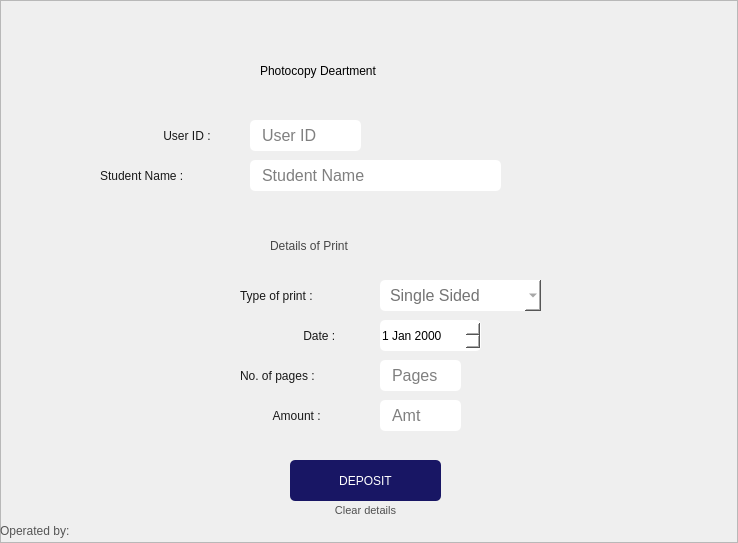
<?xml version="1.0" encoding="UTF-8"?>
<ui version="4.0">
 <class>MainWindow</class>
 <widget class="QMainWindow" name="MainWindow">
  <property name="geometry">
   <rect>
    <x>0</x>
    <y>0</y>
    <width>738</width>
    <height>543</height>
   </rect>
  </property>
  <property name="minimumSize">
   <size>
    <width>738</width>
    <height>543</height>
   </size>
  </property>
  <property name="maximumSize">
   <size>
    <width>738</width>
    <height>543</height>
   </size>
  </property>
  <property name="windowTitle">
   <string>MainWindow</string>
  </property>
  <widget class="QWidget" name="centralwidget">
   <widget class="QFrame" name="frame">
    <property name="geometry">
     <rect>
      <x>0</x>
      <y>0</y>
      <width>738</width>
      <height>543</height>
     </rect>
    </property>
    <property name="styleSheet">
     <string notr="true">background:url(:/home/printBg.png)</string>
    </property>
    <property name="frameShape">
     <enum>QFrame::StyledPanel</enum>
    </property>
    <property name="frameShadow">
     <enum>QFrame::Raised</enum>
    </property>
    <widget class="QLabel" name="label_10">
     <property name="geometry">
      <rect>
       <x>0</x>
       <y>520</y>
       <width>101</width>
       <height>21</height>
      </rect>
     </property>
     <property name="styleSheet">
      <string notr="true">QLabel{
		color:rgb(85, 85, 85);
		font: 9pt &quot;FONTSPRING DEMO - Grotesco Book&quot;;
background:transparent;
}</string>
     </property>
     <property name="text">
      <string>Operated by:</string>
     </property>
    </widget>
    <widget class="QLineEdit" name="lineEdit_15">
     <property name="geometry">
      <rect>
       <x>250</x>
       <y>120</y>
       <width>111</width>
       <height>31</height>
      </rect>
     </property>
     <property name="font">
      <font>
       <family>Segoe UI</family>
       <pointsize>12</pointsize>
      </font>
     </property>
     <property name="autoFillBackground">
      <bool>false</bool>
     </property>
     <property name="styleSheet">
      <string notr="true">QLineEdit {
	background:WHITE;
	border-radius: 5px;
	padding-left: 10px;
}
QLineEdit:hover {
	border: 2px solid rgb(64, 71, 88);
}
QLineEdit:focus {
	border: 2px solid rgb(91, 101, 124);
}</string>
     </property>
     <property name="inputMask">
      <string comment="D"/>
     </property>
     <property name="maxLength">
      <number>32767</number>
     </property>
     <property name="cursorPosition">
      <number>0</number>
     </property>
     <property name="readOnly">
      <bool>false</bool>
     </property>
     <property name="placeholderText">
      <string>User ID</string>
     </property>
    </widget>
    <widget class="QLineEdit" name="lineEdit_16">
     <property name="geometry">
      <rect>
       <x>250</x>
       <y>160</y>
       <width>251</width>
       <height>31</height>
      </rect>
     </property>
     <property name="font">
      <font>
       <family>Segoe UI</family>
       <pointsize>12</pointsize>
      </font>
     </property>
     <property name="styleSheet">
      <string notr="true">QLineEdit {
	background:WHITE;
	border-radius: 5px;
	padding-left: 10px;
}
QLineEdit:hover {
	border: 2px solid rgb(64, 71, 88);
}
QLineEdit:focus {
	border: 2px solid rgb(91, 101, 124);
}</string>
     </property>
     <property name="readOnly">
      <bool>true</bool>
     </property>
     <property name="placeholderText">
      <string>Student Name</string>
     </property>
    </widget>
    <widget class="QComboBox" name="comboBox">
     <property name="enabled">
      <bool>true</bool>
     </property>
     <property name="geometry">
      <rect>
       <x>380</x>
       <y>280</y>
       <width>161</width>
       <height>31</height>
      </rect>
     </property>
     <property name="font">
      <font>
       <family>Segoe UI</family>
       <pointsize>12</pointsize>
      </font>
     </property>
     <property name="styleSheet">
      <string notr="true">QComboBox{
color:rgb(116, 116, 116);
	background:WHITE;
	border-radius: 5px;
	padding-left: 10px;
}
QComboBox:hover {
	border: 2px solid rgb(64, 71, 88);
}
QComboBox:focus {
	border: 2px solid rgb(91, 101, 124);
}</string>
     </property>
     <item>
      <property name="text">
       <string>Single Sided</string>
      </property>
     </item>
     <item>
      <property name="text">
       <string>Double sided</string>
      </property>
     </item>
    </widget>
    <widget class="QDateEdit" name="dateEdit">
     <property name="geometry">
      <rect>
       <x>380</x>
       <y>320</y>
       <width>101</width>
       <height>31</height>
      </rect>
     </property>
     <property name="styleSheet">
      <string notr="true">QDateEdit{
		background:white;
		border-radius:5px
}
QDateEdit:hover
{
color:rgb(0, 0, 0);
border-radius:5px;
background:rgb(217, 217, 217);
}</string>
     </property>
    </widget>
    <widget class="QLineEdit" name="lineEdit_17">
     <property name="geometry">
      <rect>
       <x>380</x>
       <y>360</y>
       <width>81</width>
       <height>31</height>
      </rect>
     </property>
     <property name="font">
      <font>
       <family>Segoe UI</family>
       <pointsize>12</pointsize>
      </font>
     </property>
     <property name="styleSheet">
      <string notr="true">QLineEdit {
	background:WHITE;
	border-radius: 5px;
	padding-left: 10px;
}
QLineEdit:hover {
	border: 2px solid rgb(64, 71, 88);
}
QLineEdit:focus {
	border: 2px solid rgb(91, 101, 124);
}</string>
     </property>
     <property name="placeholderText">
      <string>Pages</string>
     </property>
    </widget>
    <widget class="QLineEdit" name="lineEdit_18">
     <property name="geometry">
      <rect>
       <x>380</x>
       <y>400</y>
       <width>81</width>
       <height>31</height>
      </rect>
     </property>
     <property name="font">
      <font>
       <family>Segoe UI</family>
       <pointsize>12</pointsize>
      </font>
     </property>
     <property name="styleSheet">
      <string notr="true">QLineEdit {
	background:WHITE;
	border-radius: 5px;
	padding-left: 10px;
}
QLineEdit:hover {
	border: 2px solid rgb(64, 71, 88);
}
QLineEdit:focus {
	border: 2px solid rgb(91, 101, 124);
}</string>
     </property>
     <property name="placeholderText">
      <string>Amt</string>
     </property>
    </widget>
    <widget class="QPushButton" name="pushButton_5">
     <property name="geometry">
      <rect>
       <x>290</x>
       <y>460</y>
       <width>151</width>
       <height>41</height>
      </rect>
     </property>
     <property name="cursor">
      <cursorShape>PointingHandCursor</cursorShape>
     </property>
     <property name="styleSheet">
      <string notr="true">QPushButton{
	color:White;
    font: 500 12pt &quot;Segoe UI &quot;;
	background:rgb(24, 22, 100);
	border-radius:5px
}

QPushButton:hover
{
color:rgb(0, 0, 0);
    
	font: 500 12pt &quot;Segoe UI &quot;;
border-radius:5px;
background:white;
}
QPushButton:pressed {	
	background-color: rgb(85, 170, 255);
}</string>
     </property>
     <property name="text">
      <string>DEPOSIT</string>
     </property>
     <property name="autoDefault">
      <bool>false</bool>
     </property>
     <property name="default">
      <bool>false</bool>
     </property>
    </widget>
    <widget class="QLabel" name="label_2">
     <property name="geometry">
      <rect>
       <x>100</x>
       <y>160</y>
       <width>161</width>
       <height>31</height>
      </rect>
     </property>
     <property name="styleSheet">
      <string notr="true">QLabel{
		color:rgb(25, 25, 25);
		font: 16pt &quot;FONTSPRING DEMO - Grotesco Book&quot;;
background:transparent;
}</string>
     </property>
     <property name="text">
      <string>Student Name :</string>
     </property>
    </widget>
    <widget class="QLabel" name="label_3">
     <property name="geometry">
      <rect>
       <x>160</x>
       <y>120</y>
       <width>91</width>
       <height>31</height>
      </rect>
     </property>
     <property name="styleSheet">
      <string notr="true">QLabel{
		color:rgb(25, 25, 25);
		font: 16pt &quot;FONTSPRING DEMO - Grotesco Book&quot;;
background:transparent;
}</string>
     </property>
     <property name="text">
      <string> User ID :</string>
     </property>
    </widget>
    <widget class="QLabel" name="label_4">
     <property name="geometry">
      <rect>
       <x>510</x>
       <y>110</y>
       <width>81</width>
       <height>81</height>
      </rect>
     </property>
     <property name="styleSheet">
      <string notr="true">background:url(:/home/image.png);</string>
     </property>
     <property name="text">
      <string/>
     </property>
    </widget>
    <widget class="QLabel" name="label">
     <property name="geometry">
      <rect>
       <x>260</x>
       <y>50</y>
       <width>281</width>
       <height>41</height>
      </rect>
     </property>
     <property name="styleSheet">
      <string notr="true">QLabel{
		color:rgb(0, 0, 0);
		font: 22pt &quot;FONTSPRING DEMO - Grotesco Book Bold&quot;;
background:transparent;
}</string>
     </property>
     <property name="text">
      <string>Photocopy Deartment</string>
     </property>
    </widget>
    <widget class="QLabel" name="label_5">
     <property name="geometry">
      <rect>
       <x>270</x>
       <y>230</y>
       <width>161</width>
       <height>31</height>
      </rect>
     </property>
     <property name="styleSheet">
      <string notr="true">QLabel{
		color:rgb(71, 71, 71);
		font: 18pt &quot;FONTSPRING DEMO - Grotesco Book&quot;;
background:transparent;
}</string>
     </property>
     <property name="text">
      <string>Details of Print</string>
     </property>
    </widget>
    <widget class="QLabel" name="label_7">
     <property name="geometry">
      <rect>
       <x>300</x>
       <y>320</y>
       <width>61</width>
       <height>31</height>
      </rect>
     </property>
     <property name="styleSheet">
      <string notr="true">QLabel{
		color:rgb(25, 25, 25);
		font: 15pt &quot;FONTSPRING DEMO - Grotesco Book&quot;;
background:transparent;
}</string>
     </property>
     <property name="text">
      <string> Date :</string>
     </property>
    </widget>
    <widget class="QLabel" name="label_9">
     <property name="geometry">
      <rect>
       <x>270</x>
       <y>400</y>
       <width>101</width>
       <height>31</height>
      </rect>
     </property>
     <property name="styleSheet">
      <string notr="true">QLabel{
		color:rgb(25, 25, 25);
		font: 15pt &quot;FONTSPRING DEMO - Grotesco Book&quot;;
background:transparent;
}</string>
     </property>
     <property name="text">
      <string> Amount :</string>
     </property>
    </widget>
    <widget class="QLabel" name="label_8">
     <property name="geometry">
      <rect>
       <x>240</x>
       <y>360</y>
       <width>121</width>
       <height>31</height>
      </rect>
     </property>
     <property name="styleSheet">
      <string notr="true">QLabel{
		color:rgb(25, 25, 25);
		font: 15pt &quot;FONTSPRING DEMO - Grotesco Book&quot;;
background:transparent;
}</string>
     </property>
     <property name="text">
      <string>No. of pages :</string>
     </property>
    </widget>
    <widget class="QLabel" name="label_6">
     <property name="geometry">
      <rect>
       <x>240</x>
       <y>280</y>
       <width>121</width>
       <height>31</height>
      </rect>
     </property>
     <property name="styleSheet">
      <string notr="true">QLabel{
		color:rgb(25, 25, 25);
		font: 15pt &quot;FONTSPRING DEMO - Grotesco Book&quot;;
background:transparent;
}</string>
     </property>
     <property name="text">
      <string>Type of print :</string>
     </property>
    </widget>
    <widget class="QPushButton" name="pushButton_23">
     <property name="geometry">
      <rect>
       <x>300</x>
       <y>500</y>
       <width>131</width>
       <height>21</height>
      </rect>
     </property>
     <property name="font">
      <font>
       <family>Segoe UI</family>
       <pointsize>8</pointsize>
       <weight>50</weight>
       <italic>false</italic>
       <bold>false</bold>
      </font>
     </property>
     <property name="cursor">
      <cursorShape>PointingHandCursor</cursorShape>
     </property>
     <property name="styleSheet">
      <string notr="true">QPushButton{
background:transparent;
	font: 8pt &quot;Segoe UI&quot;;
color:rgb(80,80,80);
border-radius:10px;
}
QPushButton:hover{;
	font: 9.5pt &quot;Segoe UI&quot;;
text-decoration: underline;
}
QPushButton:pressed {	
	color: rgb(85, 170, 255);
}</string>
     </property>
     <property name="text">
      <string>Clear details</string>
     </property>
    </widget>
   </widget>
  </widget>
 </widget>
 <resources>
  <include location="resources/homeicon.qrc"/>
 </resources>
 <connections/>
</ui>
